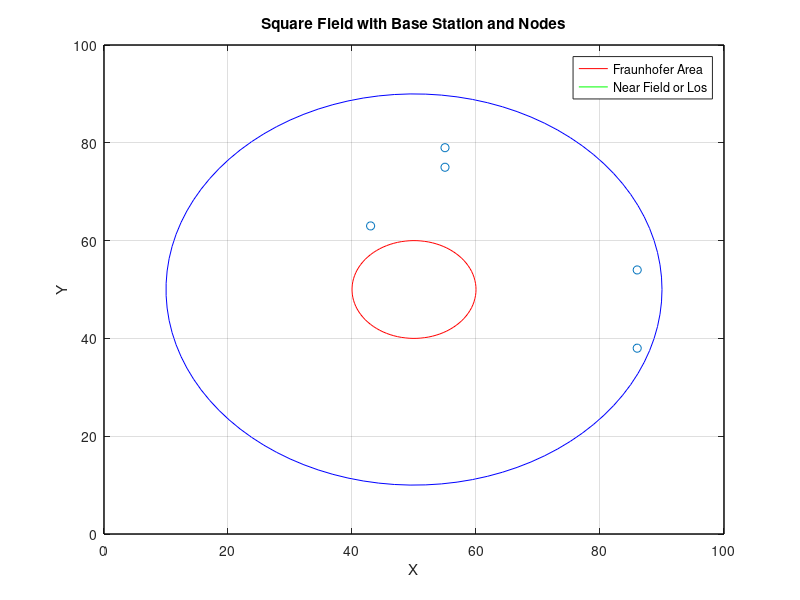

This figure's MATLAB source:
%  Institute: Indian Institute of Information Technology Nagpur
%  Laboratory: Wireless Communication
%  Engineer: Arjun Ram 
%  Create Date: 21.02.2024 18:28:17
%  Project Name: 2-Ray Model
%  Tool: Matlab
%  Description:

clc
clear all
close all

% Define the field size
field_size = [100 100];

% Define the base station location
base_station = [50 50];

f = 900*(10^6);
fraunhoferDistance = 10;
c = 3*(10^8);
wavelength = c/f;
transmitt_power=10;
gt = 1;
gr = 1;

n = input("Enter no of nodes: ");



% Generate random points
nodex = randi([1, field_size(1)], 1, n);
nodey = randi([1, field_size(2)], 1, n);

% Store the points in an array
node = [nodex; nodey];


 locations = [base_station; node.'];

% Initialize a 6x6 matrix to store the distances
distances = zeros(n+1,n+1);
% 
% Calculate the distances
for i = 1:n+1
    for j = 1:n+1
        distances(i,j) = sqrt((locations(i,1) - locations(j,1))^2 + (locations(i,2) - locations(j,2))^2);
    end
end

% Display the distances
disp(distances);
distance = distances(1,:);

nearFieldCondition = distance < 40 & distance > 10;
farFieldCondition = distance > 40;
fraunhoferFieldCondition = distance < 10;

disp('Points in  LOS:');
disp(find(nearFieldCondition));

disp('Points in  Non Los:');
disp(find(farFieldCondition));

disp('Points at Fraunhofer Distance:');
disp(find(fraunhoferFieldCondition));
% Create a figure
figure;

% Plot the field
plot([0, field_size(1), field_size(1), 0, 0], [0, 0, field_size(2), field_size(2), 0], 'k-');
hold on;


scatter(node(1,:), node(2,:), 'b*');
title('Random Points');
xlabel('Index');
ylabel('Value');

viscircles([base_station(1), base_station(2)],10, 'Color','r', 'Linewidth', 0.5)
viscircles([base_station(1), base_station(2)],40,'Color','b', 'Linewidth', 0.5)


% Set the axis limits
axis([0 field_size(1) 0 field_size(2)]);

% Add labels
xlabel('X');
ylabel('Y');
title('Square Field with Base Station and Nodes');

% Dummy plots for legend
h(1) = plot(NaN,NaN,'-r', 'MarkerFaceColor', 'r');
hold on;
h(2) = plot(NaN,NaN,'-g', 'MarkerFaceColor', 'b');
% h(3) = plot(NaN,NaN,'-b', 'MarkerFaceColor', 'b');

% Create legend
legend(h, 'Fraunhofer Area', 'Near Field or Los');

% Show the grid
grid on;

